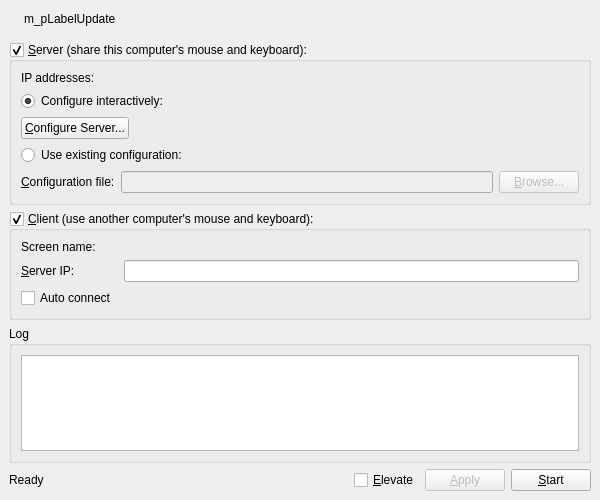
<?xml version="1.0" encoding="UTF-8"?>
<ui version="4.0">
 <class>MainWindowBase</class>
 <widget class="QMainWindow" name="MainWindowBase">
  <property name="geometry">
   <rect>
    <x>0</x>
    <y>0</y>
    <width>600</width>
    <height>500</height>
   </rect>
  </property>
  <property name="sizePolicy">
   <sizepolicy hsizetype="Fixed" vsizetype="Fixed">
    <horstretch>0</horstretch>
    <verstretch>0</verstretch>
   </sizepolicy>
  </property>
  <property name="minimumSize">
   <size>
    <width>500</width>
    <height>400</height>
   </size>
  </property>
  <property name="windowTitle">
   <string>Synergy</string>
  </property>
  <widget class="QWidget" name="centralwidget">
   <layout class="QVBoxLayout" name="verticalLayout_2">
    <item>
     <widget class="QWidget" name="m_pWidgetUpdate" native="true">
      <layout class="QHBoxLayout" name="horizontalLayout_2">
       <property name="leftMargin">
        <number>2</number>
       </property>
       <property name="topMargin">
        <number>0</number>
       </property>
       <property name="rightMargin">
        <number>0</number>
       </property>
       <property name="bottomMargin">
        <number>7</number>
       </property>
       <item>
        <widget class="QLabel" name="m_pIconUpdate">
         <property name="text">
          <string/>
         </property>
         <property name="pixmap">
          <pixmap resource="Synergy.qrc">:/res/icons/16x16/warning.png</pixmap>
         </property>
        </widget>
       </item>
       <item>
        <widget class="QLabel" name="m_pLabelUpdate">
         <property name="text">
          <string notr="true">m_pLabelUpdate</string>
         </property>
         <property name="openExternalLinks">
          <bool>true</bool>
         </property>
        </widget>
       </item>
       <item>
        <spacer name="m_pSpacerUpdate">
         <property name="orientation">
          <enum>Qt::Horizontal</enum>
         </property>
         <property name="sizeHint" stdset="0">
          <size>
           <width>469</width>
           <height>20</height>
          </size>
         </property>
        </spacer>
       </item>
      </layout>
     </widget>
    </item>
    <item>
     <widget class="QGroupBox" name="m_pGroupServer">
      <property name="sizePolicy">
       <sizepolicy hsizetype="Preferred" vsizetype="Fixed">
        <horstretch>0</horstretch>
        <verstretch>0</verstretch>
       </sizepolicy>
      </property>
      <property name="title">
       <string>&amp;Server (share this computer's mouse and keyboard):</string>
      </property>
      <property name="checkable">
       <bool>true</bool>
      </property>
      <property name="checked">
       <bool>true</bool>
      </property>
      <layout class="QVBoxLayout">
       <item>
        <layout class="QFormLayout" name="formLayout">
         <property name="fieldGrowthPolicy">
          <enum>QFormLayout::AllNonFixedFieldsGrow</enum>
         </property>
         <item row="0" column="0">
          <widget class="QLabel" name="label_2">
           <property name="text">
            <string>IP addresses:</string>
           </property>
          </widget>
         </item>
         <item row="0" column="1">
          <widget class="QLabel" name="m_pLabelIpAddresses">
           <property name="text">
            <string notr="true"/>
           </property>
          </widget>
         </item>
        </layout>
       </item>
       <item>
        <widget class="QRadioButton" name="m_pRadioInternalConfig">
         <property name="text">
          <string>Configure interactively:</string>
         </property>
         <property name="checked">
          <bool>true</bool>
         </property>
        </widget>
       </item>
       <item>
        <layout class="QHBoxLayout">
         <item>
          <widget class="QPushButton" name="m_pButtonConfigureServer">
           <property name="text">
            <string>&amp;Configure Server...</string>
           </property>
          </widget>
         </item>
         <item>
          <spacer>
           <property name="orientation">
            <enum>Qt::Horizontal</enum>
           </property>
           <property name="sizeHint" stdset="0">
            <size>
             <width>40</width>
             <height>20</height>
            </size>
           </property>
          </spacer>
         </item>
        </layout>
       </item>
       <item>
        <widget class="QRadioButton" name="m_pRadioExternalConfig">
         <property name="text">
          <string>Use existing configuration:</string>
         </property>
        </widget>
       </item>
       <item>
        <layout class="QHBoxLayout">
         <item>
          <widget class="QLabel" name="m_pLabelConfigurationFile">
           <property name="text">
            <string>&amp;Configuration file:</string>
           </property>
           <property name="buddy">
            <cstring>m_pLineEditConfigFile</cstring>
           </property>
          </widget>
         </item>
         <item>
          <widget class="QLineEdit" name="m_pLineEditConfigFile">
           <property name="enabled">
            <bool>false</bool>
           </property>
          </widget>
         </item>
         <item>
          <widget class="QPushButton" name="m_pButtonBrowseConfigFile">
           <property name="enabled">
            <bool>false</bool>
           </property>
           <property name="text">
            <string>&amp;Browse...</string>
           </property>
          </widget>
         </item>
        </layout>
       </item>
      </layout>
     </widget>
    </item>
    <item>
     <widget class="QGroupBox" name="m_pGroupClient">
      <property name="sizePolicy">
       <sizepolicy hsizetype="Preferred" vsizetype="Fixed">
        <horstretch>0</horstretch>
        <verstretch>0</verstretch>
       </sizepolicy>
      </property>
      <property name="title">
       <string>&amp;Client (use another computer's mouse and keyboard):</string>
      </property>
      <property name="checkable">
       <bool>true</bool>
      </property>
      <property name="checked">
       <bool>true</bool>
      </property>
      <layout class="QFormLayout" name="formLayout_3">
       <property name="fieldGrowthPolicy">
        <enum>QFormLayout::AllNonFixedFieldsGrow</enum>
       </property>
       <item row="0" column="0">
        <widget class="QLabel" name="label_5">
         <property name="text">
          <string>Screen name:</string>
         </property>
        </widget>
       </item>
       <item row="2" column="0">
        <widget class="QLabel" name="m_pLabelServerName">
         <property name="text">
          <string>&amp;Server IP:</string>
         </property>
         <property name="buddy">
          <cstring>m_pLineEditHostname</cstring>
         </property>
        </widget>
       </item>
       <item row="2" column="1">
        <widget class="QLineEdit" name="m_pLineEditHostname"/>
       </item>
       <item row="0" column="1">
        <widget class="QLabel" name="m_pLabelScreenName">
         <property name="text">
          <string notr="true"/>
         </property>
        </widget>
       </item>
       <item row="3" column="0">
        <widget class="QCheckBox" name="m_pAutoConnectCheckBox">
         <property name="text">
          <string>Auto connect</string>
         </property>
        </widget>
       </item>
      </layout>
     </widget>
    </item>
    <item>
     <widget class="QGroupBox" name="m_pGroupLog">
      <property name="title">
       <string>Log</string>
      </property>
      <layout class="QVBoxLayout" name="verticalLayout">
       <item>
        <widget class="QTextEdit" name="m_pLogOutput">
         <property name="sizePolicy">
          <sizepolicy hsizetype="Expanding" vsizetype="Expanding">
           <horstretch>0</horstretch>
           <verstretch>0</verstretch>
          </sizepolicy>
         </property>
         <property name="font">
          <font>
           <family>Courier</family>
          </font>
         </property>
         <property name="autoFillBackground">
          <bool>false</bool>
         </property>
         <property name="undoRedoEnabled">
          <bool>false</bool>
         </property>
         <property name="lineWrapMode">
          <enum>QTextEdit::NoWrap</enum>
         </property>
         <property name="readOnly">
          <bool>true</bool>
         </property>
        </widget>
       </item>
      </layout>
     </widget>
    </item>
    <item>
     <layout class="QHBoxLayout" name="horizontalLayout">
      <property name="sizeConstraint">
       <enum>QLayout::SetDefaultConstraint</enum>
      </property>
      <item>
       <widget class="QLabel" name="m_pStatusLabel">
        <property name="text">
         <string>Ready</string>
        </property>
       </widget>
      </item>
      <item>
       <spacer name="spacer">
        <property name="orientation">
         <enum>Qt::Horizontal</enum>
        </property>
        <property name="sizeHint" stdset="0">
         <size>
          <width>40</width>
          <height>20</height>
         </size>
        </property>
       </spacer>
      </item>
      <item>
       <widget class="QCheckBox" name="m_pElevateCheckBox">
        <property name="text">
         <string>&amp;Elevate</string>
        </property>
       </widget>
      </item>
      <item>
       <widget class="QPushButton" name="m_pButtonApply">
        <property name="enabled">
         <bool>false</bool>
        </property>
        <property name="text">
         <string>&amp;Apply</string>
        </property>
       </widget>
      </item>
      <item>
       <widget class="QPushButton" name="m_pButtonToggleStart">
        <property name="text">
         <string>&amp;Start</string>
        </property>
       </widget>
      </item>
     </layout>
    </item>
   </layout>
  </widget>
  <action name="m_pActionAbout">
   <property name="text">
    <string>&amp;About Synergy...</string>
   </property>
   <property name="shortcut">
    <string notr="true"/>
   </property>
  </action>
  <action name="m_pActionQuit">
   <property name="text">
    <string>&amp;Quit</string>
   </property>
   <property name="statusTip">
    <string>Quit</string>
   </property>
   <property name="shortcut">
    <string notr="true">Ctrl+Q</string>
   </property>
  </action>
  <action name="m_pActionStartSynergy">
   <property name="text">
    <string>&amp;Start</string>
   </property>
   <property name="statusTip">
    <string>Run</string>
   </property>
   <property name="shortcut">
    <string notr="true">Ctrl+S</string>
   </property>
  </action>
  <action name="m_pActionStopSynergy">
   <property name="enabled">
    <bool>false</bool>
   </property>
   <property name="text">
    <string>S&amp;top</string>
   </property>
   <property name="statusTip">
    <string>Stop</string>
   </property>
   <property name="shortcut">
    <string notr="true">Ctrl+T</string>
   </property>
  </action>
  <action name="actionShowStatus">
   <property name="text">
    <string>S&amp;how Status</string>
   </property>
   <property name="shortcut">
    <string notr="true">Ctrl+H</string>
   </property>
  </action>
  <action name="m_pActionMinimize">
   <property name="text">
    <string>&amp;Hide</string>
   </property>
   <property name="toolTip">
    <string>Hide</string>
   </property>
   <property name="shortcut">
    <string notr="true"/>
   </property>
  </action>
  <action name="m_pActionRestore">
   <property name="text">
    <string>&amp;Show</string>
   </property>
   <property name="toolTip">
    <string>Show</string>
   </property>
   <property name="shortcut">
    <string notr="true"/>
   </property>
  </action>
  <action name="m_pActionSave">
   <property name="text">
    <string>Save configuration &amp;as...</string>
   </property>
   <property name="statusTip">
    <string>Save the interactively generated server configuration to a file.</string>
   </property>
   <property name="shortcut">
    <string notr="true">Ctrl+Alt+S</string>
   </property>
  </action>
  <action name="m_pActionSettings">
   <property name="text">
    <string>Settings</string>
   </property>
   <property name="statusTip">
    <string>Edit settings</string>
   </property>
   <property name="shortcut">
    <string notr="true"/>
   </property>
  </action>
  <action name="m_pActionWizard">
   <property name="text">
    <string>Run Wizard</string>
   </property>
   <property name="shortcut">
    <string notr="true"/>
   </property>
  </action>
 </widget>
 <resources>
  <include location="Synergy.qrc"/>
 </resources>
 <connections>
  <connection>
   <sender>m_pRadioExternalConfig</sender>
   <signal>toggled(bool)</signal>
   <receiver>m_pLineEditConfigFile</receiver>
   <slot>setEnabled(bool)</slot>
   <hints>
    <hint type="sourcelabel">
     <x>156</x>
     <y>179</y>
    </hint>
    <hint type="destinationlabel">
     <x>169</x>
     <y>209</y>
    </hint>
   </hints>
  </connection>
  <connection>
   <sender>m_pRadioExternalConfig</sender>
   <signal>toggled(bool)</signal>
   <receiver>m_pButtonBrowseConfigFile</receiver>
   <slot>setEnabled(bool)</slot>
   <hints>
    <hint type="sourcelabel">
     <x>353</x>
     <y>182</y>
    </hint>
    <hint type="destinationlabel">
     <x>356</x>
     <y>211</y>
    </hint>
   </hints>
  </connection>
  <connection>
   <sender>m_pRadioInternalConfig</sender>
   <signal>toggled(bool)</signal>
   <receiver>m_pButtonConfigureServer</receiver>
   <slot>setEnabled(bool)</slot>
   <hints>
    <hint type="sourcelabel">
     <x>204</x>
     <y>244</y>
    </hint>
    <hint type="destinationlabel">
     <x>212</x>
     <y>274</y>
    </hint>
   </hints>
  </connection>
  <connection>
   <sender>m_pButtonToggleStart</sender>
   <signal>clicked()</signal>
   <receiver>m_pActionStartSynergy</receiver>
   <slot>trigger()</slot>
   <hints>
    <hint type="sourcelabel">
     <x>361</x>
     <y>404</y>
    </hint>
    <hint type="destinationlabel">
     <x>-1</x>
     <y>-1</y>
    </hint>
   </hints>
  </connection>
 </connections>
</ui>
